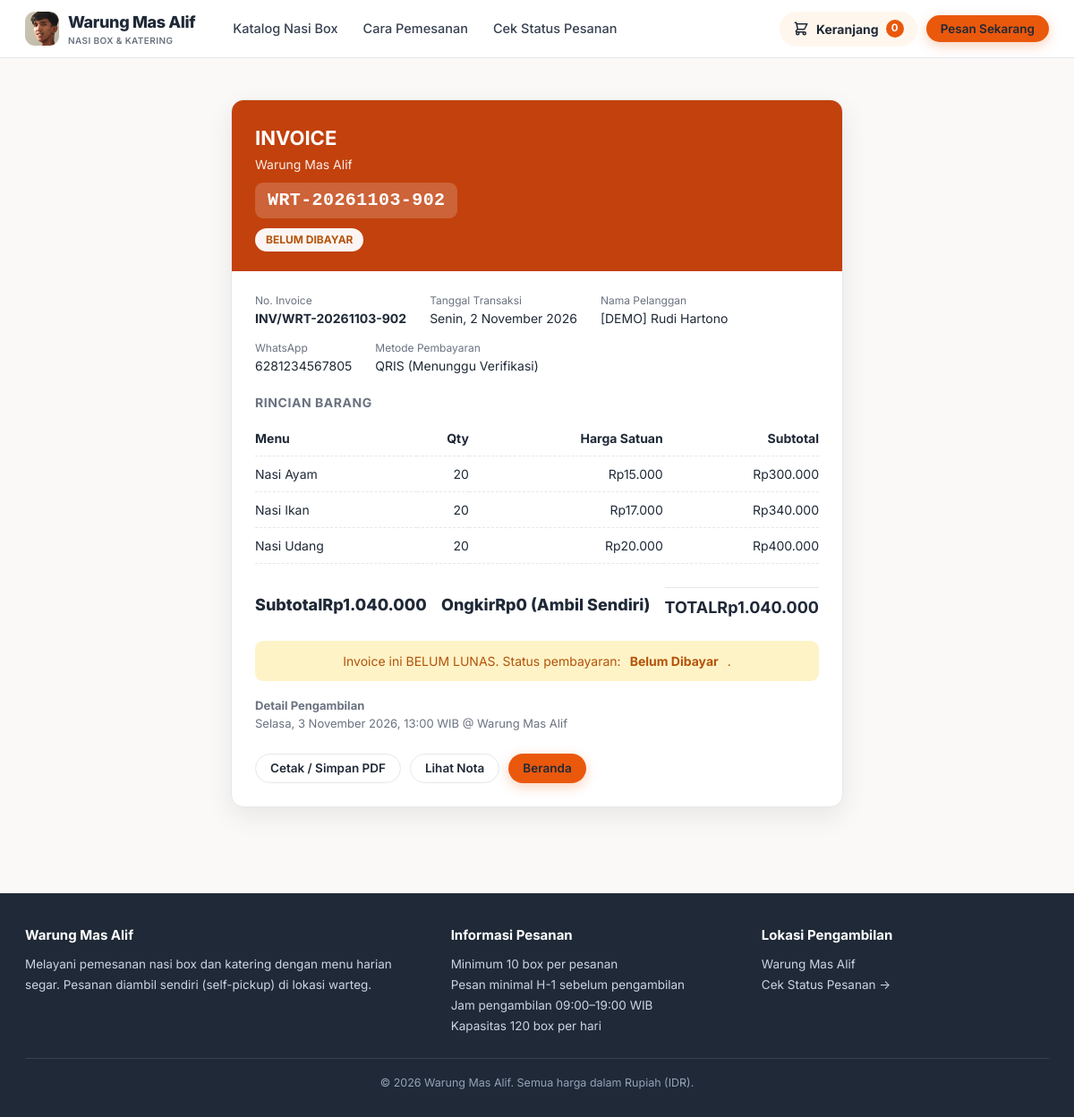
Page /warteg/warteg/invoice.php?kode=WRT-20261103-902 (signed in) on the committed database.
### tables this page shows
CREATE TABLE IF NOT EXISTS pesanan (
  id              INT UNSIGNED NOT NULL AUTO_INCREMENT,
  kode            VARCHAR(30)  NOT NULL,
  nama_pelanggan  VARCHAR(100) NOT NULL,
  no_wa           VARCHAR(20)  NOT NULL COMMENT 'format internasional, mis. 6281234567890',
  tanggal_ambil   DATE         NOT NULL,
  jam_ambil       TIME         NOT NULL,
  total_box       INT UNSIGNED NOT NULL,
  total_harga     BIGINT UNSIGNED NOT NULL,
  status          ENUM('Menunggu Konfirmasi','Sedang Dimasak','Siap Diambil')
                  NOT NULL DEFAULT 'Menunggu Konfirmasi',
  dibuat_pada     TIMESTAMP    NOT NULL DEFAULT CURRENT_TIMESTAMP,
  PRIMARY KEY (id),
  UNIQUE KEY uq_pesanan_kode (kode),
  KEY idx_pesanan_tanggal_status (tanggal_ambil, status),
  KEY idx_pesanan_nama (nama_pelanggan),
  CONSTRAINT ck_pesanan_box CHECK (total_box > 0)
);

CREATE TABLE IF NOT EXISTS detail_pesanan (
  id           INT UNSIGNED NOT NULL AUTO_INCREMENT,
  pesanan_id   INT UNSIGNED NOT NULL,
  menu_id      INT UNSIGNED NOT NULL,
  jumlah       INT UNSIGNED NOT NULL,
  harga_satuan INT UNSIGNED NOT NULL,
  subtotal     BIGINT UNSIGNED NOT NULL,
  PRIMARY KEY (id),
  UNIQUE KEY uq_detail_pesanan_menu (pesanan_id, menu_id),
  KEY idx_detail_menu (menu_id),
  CONSTRAINT fk_detail_pesanan FOREIGN KEY (pesanan_id) REFERENCES pesanan(id)
    ON UPDATE CASCADE ON DELETE CASCADE,
  CONSTRAINT fk_detail_menu FOREIGN KEY (menu_id) REFERENCES menu(id)
    ON UPDATE CASCADE ON DELETE RESTRICT,
  CONSTRAINT ck_detail_jumlah CHECK (jumlah > 0)
);

CREATE TABLE IF NOT EXISTS menu (
  id        INT UNSIGNED NOT NULL AUTO_INCREMENT,
  nama      VARCHAR(100) NOT NULL,
  kategori  ENUM('nasi','lauk','sayur', 'paket a', 'paket b', 'paket c') NOT NULL DEFAULT 'nasi',
  harga     INT UNSIGNED NOT NULL,
  foto      VARCHAR(255) NULL COMMENT 'nama file di folder uploads/menu/',
  aktif     TINYINT(1)   NOT NULL DEFAULT 1,
  PRIMARY KEY (id),
  UNIQUE KEY uq_menu_nama (nama)
);

### warteg/warteg/includes/helpers.php (called while the page is built, shortened)
<?php
function e($s): string { return htmlspecialchars((string)$s, ENT_QUOTES | ENT_SUBSTITUTE, 'UTF-8'); }
function rupiah($n): string { return 'Rp' . number_format((int)$n, 0, ',', '.'); }
function tanggal_id(string $t, bool $dgn_hari = true): string {
    $hari  = ['Minggu','Senin','Selasa','Rabu','Kamis','Jumat','Sabtu'];
    $bulan = ['', 'Januari','Februari','Maret','April','Mei','Juni','Juli','Agustus','September','Oktober','November','Desember'];
    $d = new DateTime($t);
    $s = $d->format('j') . ' ' . $bulan[(int)$d->format('n')] . ' ' . $d->format('Y');
    return $dgn_hari ? $hari[(int)$d->format('w')] . ', ' . $s : $s;
}
function jam_pendek(string $j): string { return substr($j, 0, 5); }
function url(string $path): string { return BASE_URL . '/' . ltrim($path, '/'); }
function db_stmt(mysqli $kon, string $sql, array $p = []): mysqli_stmt {
    $st = $kon->prepare($sql);
    if ($p) {
        $tipe = '';
        foreach ($p as $v) $tipe .= is_int($v) ? 'i' : 's';
        $st->bind_param($tipe, ...$p);
    }
    $st->execute();
    return $st;
}
function db_all(mysqli $kon, string $sql, array $p = []): array {
    $st = db_stmt($kon, $sql, $p);
    $r = $st->get_result()->fetch_all(MYSQLI_ASSOC);
    return $r;
}
function db_row(mysqli $kon, string $sql, array $p = []): ?array { return db_all($kon, $sql, $p)[0] ?? null; }

### warteg/warteg/includes/pembayaran_service.php (called while the page is built, shortened)
<?php
function status_bayar_label(string $s, string $bhs = 'id'): string {
    $peta = [
        BAYAR_BELUM                => ['Belum Dibayar', 'Unpaid'],
        BAYAR_MENUNGGU             => ['Menunggu Pembayaran', 'Awaiting Payment'],
        BAYAR_MENUNGGU_VERIFIKASI  => ['Menunggu Verifikasi', 'Awaiting Verification'],
        BAYAR_BERHASIL             => ['Lunas', 'Paid'],
        BAYAR_DITOLAK              => ['Ditolak', 'Rejected'],
        BAYAR_GAGAL                => ['Gagal', 'Failed'],
        BAYAR_KEDALUWARSA          => ['Kedaluwarsa', 'Expired'],
        BAYAR_BATAL                => ['Dibatalkan', 'Cancelled'],
    ];
    return ($peta[$s] ?? ['Menunggu Pembayaran', 'Awaiting Payment'])[$bhs === 'en' ? 1 : 0];
}

### warteg/warteg/invoice.php (the view, shortened to what this page needs)
<?php
require_once __DIR__ . '/includes/bootstrap.php';
$kode  = trim((string)($_GET['kode'] ?? ''));
$token = trim((string)($_GET['t'] ?? ''));
$pesanan = null;
$detail = [];
$galat = '';
if ($kode === '') {
    $galat = 'Kode pesanan tidak diberikan.';
} else {
    $pesanan = db_row($kon, 'SELECT * FROM pesanan WHERE kode = ?', [$kode]);
    if ($pesanan) {
        $detail = db_all($kon, 'SELECT d.jumlah, d.harga_satuan, d.subtotal, m.nama, m.kategori FROM detail_pesanan d
            JOIN menu m ON m.id = d.menu_id WHERE d.pesanan_id = ? ORDER BY m.nama', [(int)$pesanan['id']]);
    }
}
require __DIR__ . '/includes/cust_atas.php';
?>
<section class="seksi">
    <div class="wadah" style="max-width:720px">
        <?php if ($galat !== ''): ?>
            <div class="panel-putih">
                <div class="alert alert-galat"><?= e($galat) ?></div>
                <a href="<?= e(url('index.php')) ?>" class="btn btn-garis">Kembali ke Beranda</a>
            </div>
        <?php else:
            $status = (string)($pesanan['status_bayar'] ?? BAYAR_BELUM);
            $lunas = ($status === BAYAR_BERHASIL);
            $total = (int)$pesanan['total_harga'];
            $subtotal = 0;
            foreach ($detail as $d) { $subtotal += (int)$d['subtotal']; }
        ?>
        <div class="nota-kartu" style="max-width:100%">
            <div class="nota-atas" style="background:<?= $lunas ? '#15803d' : 'var(--c-oranye-tua)' ?>;">
                <h1>INVOICE</h1>
                <p style="opacity:.9;font-size:14px"><?= e(NAMA_WARTEG) ?></p>
                <div class="kode"><?= e($pesanan['kode']) ?></div>
                <div style="margin-top:10px;">
                    <span style="display:inline-block;padding:4px 12px;border-radius:999px;font-size:12px;font-weight:700;background:<?= $lunas ? 'rgba(255,255,255,.95);color:#15803d' : 'rgba(255,255,255,.95);color:#b45309' ?>;">
                        <?= $lunas ? 'LUNAS' : strtoupper(status_bayar_label($status)) ?>
                    </span>
                </div>
            </div>
            <div class="nota-isi">
                <div class="nota-info" style="margin-bottom:20px">
                    <div class="item"><div class="label">No. Invoice</div><div><strong><?= e('INV/' . $pesanan['kode']) ?></strong></div></div>
                    <div class="item"><div class="label">Tanggal Transaksi</div><div><?= e(tanggal_id(date('Y-m-d', strtotime((string)$pesanan['dibuat_pada'])))) ?></div></div>
                    <div class="item"><div class="label">Nama Pelanggan</div><div><?= e($pesanan['nama_pelanggan']) ?></div></div>
                    <div class="item"><div class="label">WhatsApp</div><div><?= e($pesanan['no_wa']) ?></div></div>
                    <div class="item"><div class="label">Metode Pembayaran</div><div>QRIS<?= $lunas ? ' (Terverifikasi)' : ' (Menunggu Verifikasi)' ?></div></div>
                </div>
                <h3 style="font-size:14px;text-transform:uppercase;letter-spacing:.04em;color:var(--c-redup);margin-bottom:10px;">Rincian Barang</h3>
                <table class="nota-rincian-tabel">
                    <thead>
                        <tr>
                            <th style="text-align:left">Menu</th>
                            <th style="text-align:right">Qty</th>
                            <th style="text-align:right">Harga Satuan</th>
                            <th style="text-align:right">Subtotal</th>
                        </tr>
                    </thead>
                    <tbody>
                    <?php foreach ($detail as $d): ?>
                        <tr>
                            <td><?= e($d['nama']) ?></td>
                            <td style="text-align:right"><?= (int)$d['jumlah'] ?></td>
                            <td style="text-align:right"><?= e(rupiah($d['harga_satuan'])) ?></td>
                            <td style="text-align:right"><?= e(rupiah($d['subtotal'])) ?></td>
                        </tr>
                    <?php endforeach; ?>
                    </tbody>
                </table>
                <div class="nota-total" style="margin-top:14px">
                    <div style="display:flex;justify-content:space-between;padding:6px 0;"><span>Subtotal</span><span><?= e(rupiah($subtotal)) ?></span></div>
                    <div style="display:flex;justify-content:space-between;padding:6px 0;"><span>Ongkir</span><span>Rp0 (Ambil Sendiri)</span></div>
                    <div style="display:flex;justify-content:space-between;padding:8px 0;border-top:1px solid var(--c-garis);font-weight:700;font-size:18px;"><span>TOTAL</span><span><?= e(rupiah($total)) ?></span></div>
                </div>
                <?php if ($lunas): ?>
                    <div class="alert alert-sukses" style="margin-top:16px;justify-content:center;">
                        ✓ Invoice ini sudah LUNAS dan terverifikasi.
                    </div>
                <?php else: ?>
                    <div class="alert alert-peringatan" style="margin-top:16px;justify-content:center;">
                        Invoice ini BELUM LUNAS. Status pembayaran: <strong><?= e(status_bayar_label($status)) ?></strong>.
                    </div>
                <?php endif; ?>
                <div style="margin-top:18px;font-size:13px;color:var(--c-redup);">
                    <p><strong>Detail Pengambilan</strong></p>
                    <p><?= e(tanggal_id((string)$pesanan['tanggal_ambil'])) ?>, <?= e(jam_pendek((string)$pesanan['jam_ambil'])) ?> WIB @ <?= e(LOKASI_AMBIL) ?></p>
                </div>
            </div>
            <div class="nota-aksi">
                <button type="button" class="btn btn-garis btn-kecil" onclick="window.print()">Cetak / Simpan PDF</button>
                <a href="<?= e(url('nota.php?kode=' . rawurlencode($pesanan['kode']) . '&t=' . rawurlencode((string)($pesanan['token_nota'] ?? $token)))) ?>" class="btn btn-garis btn-kecil">Lihat Nota</a>
                <a href="<?= e(url('index.php')) ?>" class="btn btn-primer btn-kecil">Beranda</a>
            </div>
        </div>
        <?php endif; ?>
    </div>
</section>
<?php require __DIR__ . '/includes/cust_bawah.php';

### warteg/warteg/assets/css/customer.css (style rules this page uses)
:root { --c-oranye: #ea580c; --c-oranye-tua: #c2410c; --c-oranye-bg: #fff7ed; --c-terracotta: #b45309; --c-teks: #1f2937; --c-redup: #6b7280; --c-garis: #e5e7eb; --c-bg: #faf9f7; --c-kartu: #ffffff; --c-hijau: #15803d; --c-hijau-bg: #dcfce7; --c-kuning: #b45309; --c-kuning-bg: #fef3c7; --c-merah: #b91c1c; --c-merah-bg: #fee2e2; --c-radius: 14px; --c-radius-kecil: 9px; --c-bayang: 0 1px 3px rgba(0, 0, 0, .06), 0 1px 2px rgba(0, 0, 0, .04); --c-bayang-besar: 0 10px 30px rgba(0, 0, 0, .08); --c-lebar: 1180px; }
* { margin: 0; padding: 0; box-sizing: border-box; }
html { scroll-behavior: smooth; }
body.cust { font-family: "Inter", -apple-system, BlinkMacSystemFont, "Segoe UI", Roboto, sans-serif; background: var(--c-bg); color: var(--c-teks); line-height: 1.5; min-height: 100vh; }
.cust a { color: inherit; text-decoration: none; }
.wadah { width: 100%; max-width: var(--c-lebar); margin: 0 auto; padding: 0 18px; }
.btn { display: inline-flex; align-items: center; justify-content: center; gap: 8px; border: 0; border-radius: 999px; font-weight: 600; font-size: 15px; cursor: pointer; padding: 12px 22px; transition: transform .08s, background .15s, box-shadow .15s; font-family: inherit; line-height: 1.1; }
.btn-primer { background: var(--c-oranye); color: #fff; box-shadow: 0 4px 14px rgba(234, 88, 12, .28); }
.btn-garis { background: #fff; color: var(--c-teks); border: 1.5px solid var(--c-garis); }
.btn-kecil { padding: 8px 16px; font-size: 13.5px; }
.seksi { padding: 46px 0; }
.alert { border-radius: var(--c-radius-kecil); padding: 12px 15px; font-size: 14px; margin-bottom: 16px; display: flex; gap: 10px; align-items: flex-start; }
.alert-peringatan { background: var(--c-kuning-bg); color: var(--c-kuning); }
.nota-kartu { max-width: 620px; margin: 0 auto; background: #fff; border: 1px solid var(--c-garis); border-radius: var(--c-radius); box-shadow: var(--c-bayang-besar); overflow: hidden; }
.nota-atas { background: linear-gradient(135deg, var(--c-oranye), var(--c-oranye-tua)); color: #fff; padding: 26px 26px 22px; }
.nota-atas h1 { font-size: 22px; margin-bottom: 2px; }
.nota-atas .kode { font-family: ui-monospace, monospace; font-size: 20px; font-weight: 800; letter-spacing: .02em; margin-top: 10px; display: inline-block; background: rgba(255,255,255,.18); padding: 5px 14px; border-radius: 9px; }
.nota-isi { padding: 24px 26px; }
.nota-rincian-tabel { width: 100%; border-collapse: collapse; font-size: 14px; }
.nota-rincian-tabel th, .nota-rincian-tabel td { padding: 9px 0; border-bottom: 1px dashed var(--c-garis); text-align: left; }
.nota-rincian-tabel th:last-child, .nota-rincian-tabel td:last-child { text-align: right; }
.nota-total { display: flex; justify-content: space-between; font-size: 18px; font-weight: 800; padding-top: 12px; }
.nota-info { display: flex; flex-wrap: wrap; gap: 14px 26px; font-size: 14px; }
.nota-info .item .label { font-size: 12px; color: var(--c-redup); }
.nota-aksi { display: flex; gap: 10px; flex-wrap: wrap; padding: 0 26px 26px; }

### rows in the picture
pesanan: kode "WRT-20261103-902", kode "INV/WRT-20261103-902", dibuat_pada "Senin, 2 November 2026", nama_pelanggan "[DEMO] Rudi Hartono", no_wa "6281234567805", total_harga "Rp1.040.000", tanggal_ambil "Selasa, 3 November 2026", jam_ambil "13:00"
detail_pesanan: menu.nama "Nasi Ayam", jumlah "20", harga_satuan "Rp15.000", subtotal "Rp300.000"
detail_pesanan: menu.nama "Nasi Ikan", jumlah "20", harga_satuan "Rp17.000", subtotal "Rp340.000"
detail_pesanan: menu.nama "Nasi Udang", jumlah "20", harga_satuan "Rp20.000", subtotal "Rp400.000"

### other values in the picture
NAMA_WARTEG "Warung Mas Alif"
status_bayar_label($status) "BELUM DIBAYAR"
rupiah($subtotal) "Rp1.040.000"
status_bayar_label($status) "Belum Dibayar"
LOKASI_AMBIL "Warung Mas Alif"
MINIMAL_BOX "10"
MINIMAL_H_MINUS "1"
JAM_BUKA "09:00"
JAM_TUTUP "19:00"
KAPASITAS_HARIAN "120"
